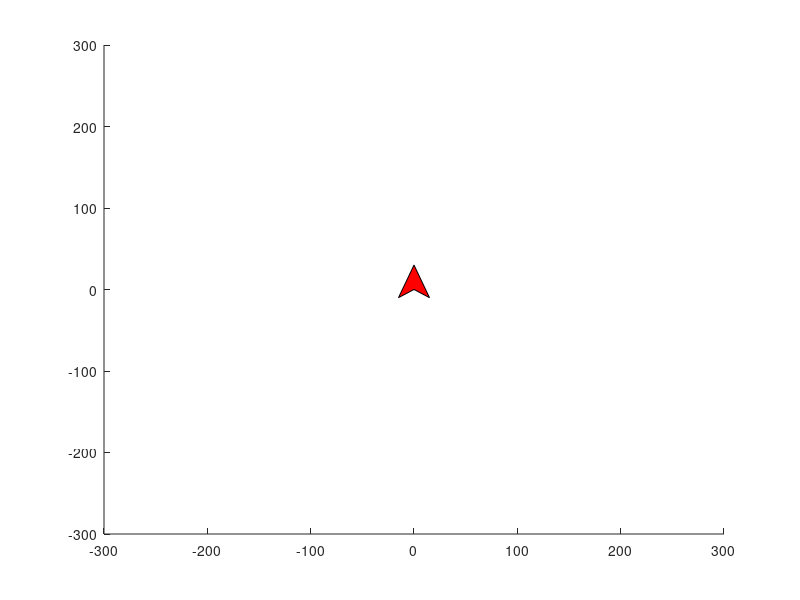

The MATLAB script that drew this image: (Note: this script raises an error after producing the figure.)
x = [-15 0 15 0];
y = [-10 30 -10 0];
V = [0 10];
centre = [0 0];
axis([-300 300 -300 300]);
h = patch(centre(1) + x, centre(2) + y, [1 0 0]);

for i = 1:300
    centre(1) = centre(1) + V(1)*0.1;
    centre(2) = centre(2) + V(2)*0.1;
    [x, y] = RotatePatch(x, y, 1);
    delete(h);
    h = patch(centre(1) + x, centre(2) + y, [1 0 0]);
    pause(0.1);
end


